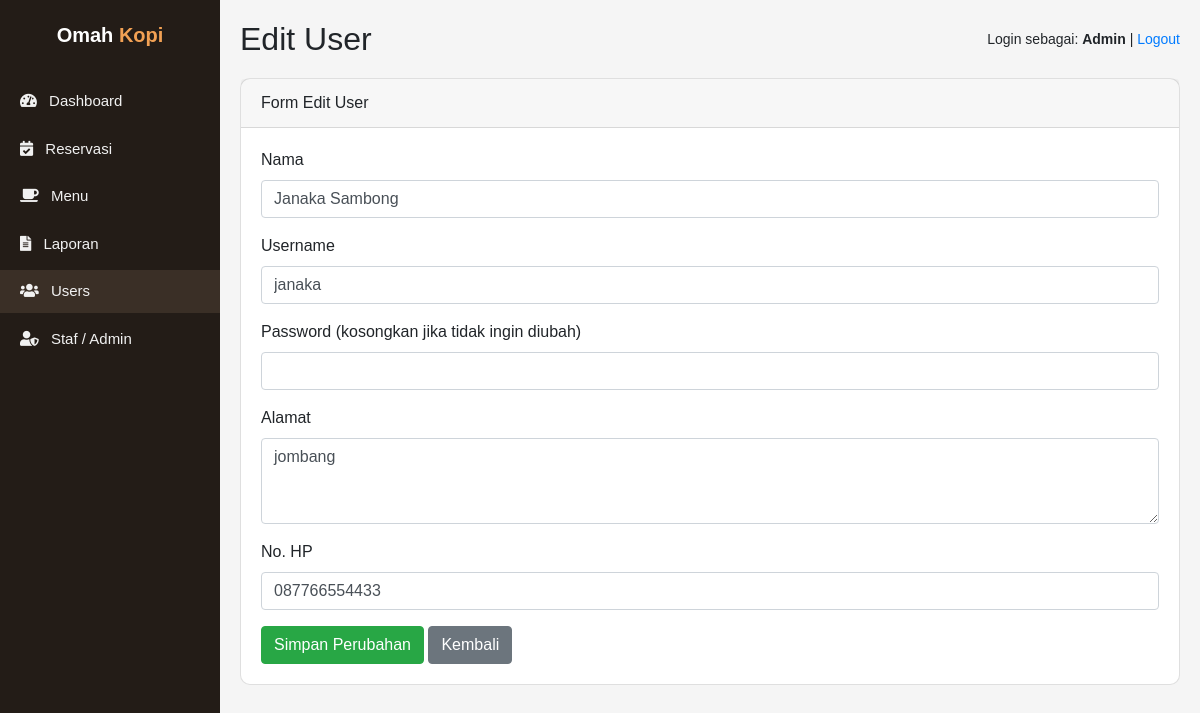
/edit_user.php?id=2, run on the app's committed database.
### tables this page shows
CREATE TABLE `tb_pelanggan` (
  `id_user` int NOT NULL,
  `nama` varchar(30) NOT NULL,
  `username` varchar(30) NOT NULL,
  `password` varchar(20) NOT NULL,
  `alamat` text NOT NULL,
  `no_hp` text NOT NULL
);

### edit_user.php (the view, shortened to what this page needs)
<?php
require 'config.php';
$id_user = (int) $_GET['id'];
$sql  = "SELECT * FROM tb_pelanggan WHERE id_user = $id_user LIMIT 1";
$res  = mysqli_query($conn, $sql);
$user = mysqli_fetch_assoc($res);
?>
<!DOCTYPE html>
<html lang="id">
<head>
    <link rel="stylesheet" href="assets/bootstrap/css/bootstrap.min.css">
    <link rel="stylesheet" href="assets/css/all.min.css">
</head>
<body>
<div class="wrapper-admin">
    <nav class="sidebar">
        <div class="brand">Omah <span>Kopi</span></div>
        <ul class="menu">
            <li><a href="dashboard.php">
                <i class="fas fa-tachometer-alt"></i> Dashboard
            </a></li>
            <li><a href="menuadmin.php"><i class="fas fa-calendar-check"></i> Reservasi</a></li>
            <li><a href="menues.php"><i class="fas fa-coffee"></i> Menu</a></li>
            <li><a href="laporan.php"><i class="fas fa-file-alt"></i> Laporan</a></li>
            <li><a href="users.php" class="active"><i class="fas fa-users"></i> Users</a></li>
            <li><a href="staf_user.php"><i class="fas fa-user-shield"></i> Staf / Admin</a></li>
        </ul>
    </nav>
    <div class="main-content">
        <div class="topbar">
            <div class="d-flex align-items-center">
                <h2>Edit User</h2>
            </div>
            <div class="user-info">
                Login sebagai:
                <strong><?= $_SESSION['nama'] ?? 'Admin'; ?></strong> |
                <a href="logout.php">Logout</a>
            </div>
        </div>
        <div class="card mb-3">
            <div class="card-header">Form Edit User</div>
            <div class="card-body">
                <form method="post">
                    <div class="mb-3">
                        <label class="form-label">Nama</label>
                        <input type="text" name="nama" class="form-control"
                               value="<?= htmlspecialchars($user['nama']); ?>" required>
                    </div>
                    <div class="mb-3">
                        <label class="form-label">Username</label>
                        <input type="text" name="username" class="form-control"
                               value="<?= htmlspecialchars($user['username']); ?>" required>
                    </div>
                    <div class="mb-3">
                        <label class="form-label">Password (kosongkan jika tidak ingin diubah)</label>
                        <input type="text" name="password" class="form-control" value="">
                    </div>
                    <div class="mb-3">
                        <label class="form-label">Alamat</label>
                        <textarea name="alamat" class="form-control" rows="3"><?= htmlspecialchars($user['alamat']); ?></textarea>
                    </div>
                    <div class="mb-3">
                        <label class="form-label">No. HP</label>
                        <input type="text" name="no_hp" class="form-control"
                               value="<?= htmlspecialchars($user['no_hp']); ?>">
                    </div>
                    <button type="submit" class="btn btn-success">Simpan Perubahan</button>
                    <a href="users.php" class="btn btn-secondary">Kembali</a>
                </form>
            </div>
        </div>
    </div>
</div>
</body>
</html>

### edit_user.php (style rules this page uses)
body { margin: 0; font-family: "Poppins", sans-serif; background-color: #f5f5f5; }
.wrapper-admin { display: flex; min-height: 100vh; }
.sidebar { width: 220px; background-color: #231c17; color: #fff; padding: 20px 0; position: fixed; top: 0; bottom: 0; left: 0; transition: transform 0.3s ease; }
.sidebar .brand { font-size: 20px; font-weight: 700; text-align: center; margin-bottom: 30px; }
.sidebar .brand span { color: #f2a154; }
.sidebar .menu { list-style: none; padding-left: 0; margin: 0; }
.sidebar .menu li { margin-bottom: 5px; }
.sidebar .menu a { display: block; padding: 10px 20px; color: #f1f1f1; text-decoration: none; font-size: 15px; }
.sidebar .menu a i { margin-right: 8px; }
.sidebar .menu a:hover, .sidebar .menu a.active { background-color: #3a2f26; }
.main-content { margin-left: 220px; padding: 20px; width: 100%; }
.topbar { display: flex; justify-content: space-between; align-items: center; margin-bottom: 20px; }
.topbar h2 { margin: 0; }
.topbar .user-info { font-size: 14px; }
.card { border-radius: 10px; }

### data on the page
tb_pelanggan: nama "Janaka Sambong", username "janaka", alamat "jombang", no_hp "087766554433"

### other printed values
$_SESSION['nama'] "Admin"
